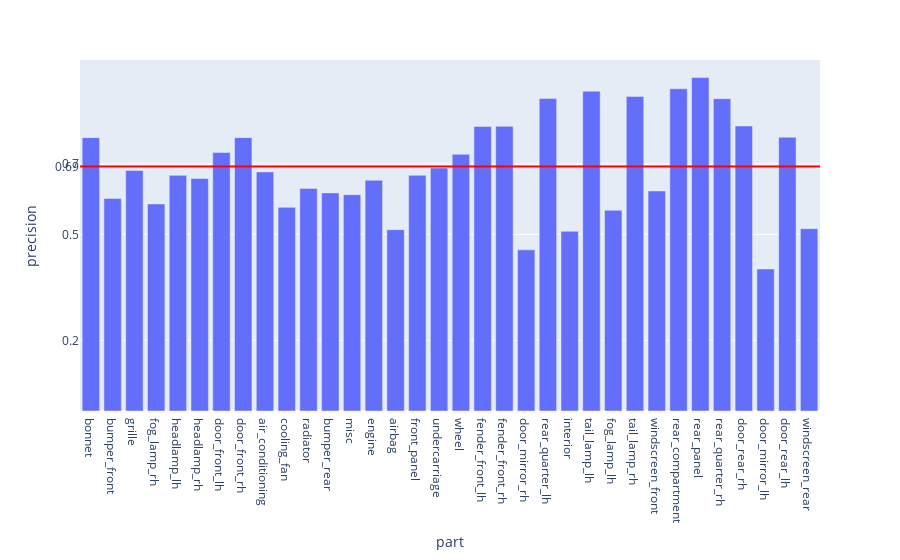

Write notebook code for a chart like this one.
### Code cell
fig = px.bar(evalMetrics, x = 'part', y = 'precision')

fig.add_hline(y=avgPrecision, line_width=2, line_color="red")

fig.update_layout(
    yaxis = dict(
        tickmode = 'array',
        tickvals = [np.format_float_positional(avgPrecision, 2), 0.2, 0.5, 0.7],
    )
)
fig

### Figure 1 — Plotly figure (JSON) as saved in the notebook; plotly's stock layout.template omitted (floating-point values rounded to 4 significant figures)
{"data": [{"alignmentgroup": "True", "hovertemplate": "part=%{x}<br>precision=%{y}<extra></extra>", "legendgroup": "", "marker": {"color": "#636efa", "pattern": {"shape": ""}}, "name": "", "offsetgroup": "", "orientation": "v", "showlegend": false, "textposition": "auto", "type": "bar", "x": ["bonnet", "bumper_front", "grille", "fog_lamp_rh", "headlamp_lh", "headlamp_rh", "door_front_lh", "door_front_rh", "air_conditioning", "cooling_fan", "radiator", "bumper_rear", "misc", "engine", "airbag", "front_panel", "undercarriage", "wheel", "fender_front_lh", "fender_front_rh", "door_mirror_rh", "rear_quarter_lh", "interior", "tail_lamp_lh", "fog_lamp_lh", "tail_lamp_rh", "windscreen_front", "rear_compartment", "rear_panel", "rear_quarter_rh", "door_rear_rh", "door_mirror_lh", "door_rear_lh", "windscreen_rear"], "xaxis": "x", "y": [0.7739, 0.6014, 0.6807, 0.5863, 0.6671, 0.6582, 0.7319, 0.7739, 0.6769, 0.5765, 0.63, 0.6175, 0.6125, 0.6532, 0.5135, 0.6673, 0.688, 0.7267, 0.8056, 0.806, 0.4563, 0.8848, 0.5088, 0.9052, 0.5682, 0.8906, 0.6229, 0.9122, 0.944, 0.8843, 0.8068, 0.4021, 0.7749, 0.5163], "yaxis": "y"}], "layout": {"barmode": "relative", "legend": {"tracegroupgap": 0}, "margin": {"t": 60}, "shapes": [{"line": {"color": "red", "width": 2}, "type": "line", "x0": 0, "x1": 1, "xref": "x domain", "y0": 0.6919, "y1": 0.6919, "yref": "y"}], "xaxis": {"anchor": "y", "domain": [0, 1], "title": {"text": "part"}}, "yaxis": {"anchor": "x", "domain": [0, 1], "tickmode": "array", "tickvals": ["0.69", 0.2, 0.5, 0.7], "title": {"text": "precision"}}}}
